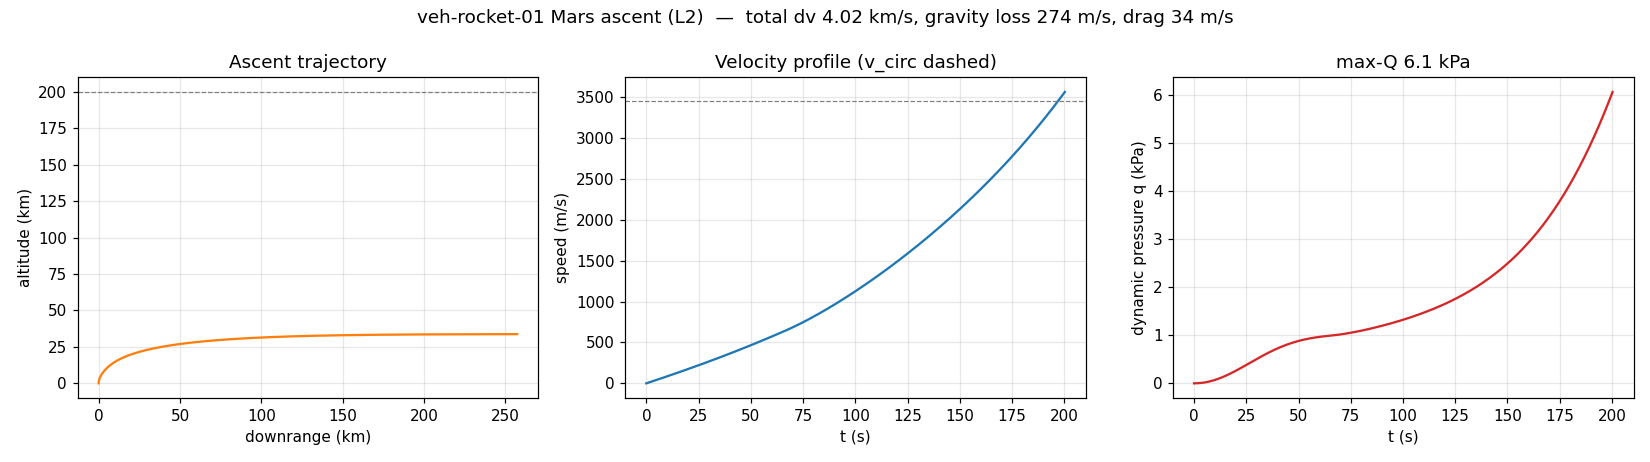

Python code for this plot:
#!/usr/bin/env python3
# -*- coding: utf-8 -*-
"""
L2 上升段轨迹仿真 —— veh-rocket-01 星舰火星升轨
================================================
2-DOF 变质量点质量,平面内绕火星球心积分:
  火星中心引力(1/r²) + 指数大气阻力 + 重力转弯推力程序,RK4 定步长。
目的:检验 EQUIPMENT.md §9 的 L1 理想 Δv,给出真实引力/阻力损失与升轨总 Δv。

坐标:火星球心为原点,发射点 (0, R);+x = 顺行(向东),+y = 天顶。
推力程序:垂直起飞 → 俯仰踢转 δ → 沿速度矢量重力转弯 → 远地点达标 MECO
          → 远地点解析圆化 Δv。
不含:火星自转(注记增益 ~240 m/s 未计)、晃动、姿控回路、三维平面外。
"""
import numpy as np

# ---- 火星常数 ----
MU   = 4.282837e13      # m^3/s^2
R    = 3.3895e6         # m
G0S  = MU / R**2        # 表面重力 ~3.73 m/s^2
RHO0 = 0.020           # kg/m^3 表面大气密度
HSC  = 11100.0         # m 大气标高
G0E  = 9.80665         # m/s^2 (Isp 基准)

# ---- 车辆(与 §9 一致)----
M_DRY   = 120_000.0    # kg 干重(含腿+瓦)
M_PAY   = 50_000.0     # kg 升轨载荷
M_PROP  = 400_000.0    # kg 升轨装填推进剂(非满箱1200t,升轨不需要)
ISP     = 375.0        # s 真空猛禽
N_ENG   = 3            # 升轨点 3 台真空版
F_ENG   = 2.30e6       # N 单机推力
CD      = 0.4          # 升轨迎风阻力系数(近似)
AREA    = np.pi * 4.5**2   # m^2 Ø9m 迎风面

F_TOT = N_ENG * F_ENG
MDOT  = F_TOT / (ISP * G0E)     # kg/s
TB    = M_PROP / MDOT           # 可用燃烧时长
TARGET_ALT = 200e3             # 目标圆轨高度

def deriv(s, thrust_on, u_hat):
    x, y, vx, vy, m = s
    r = np.hypot(x, y)
    rhat = np.array([x, y]) / r
    h = r - R
    v = np.array([vx, vy]); sp = np.hypot(vx, vy)
    # 引力
    ag = -MU / r**2 * rhat
    # 阻力
    rho = RHO0 * np.exp(-max(h, 0.0) / HSC)
    ad = np.zeros(2)
    if sp > 1e-3:
        ad = -0.5 * rho * CD * AREA * sp * v / m
    # 推力
    at = (F_TOT / m) * u_hat if thrust_on else np.zeros(2)
    a = ag + ad + at
    dm = -MDOT if thrust_on else 0.0
    return np.array([vx, vy, a[0], a[1], dm]), sp, h, rho

def apoapsis_alt(s):
    x, y, vx, vy, m = s
    r = np.hypot(x, y); v2 = vx*vx + vy*vy
    eps = v2/2 - MU/r
    if eps >= 0: return 1e12                # 逃逸/抛物
    a = -MU/(2*eps)
    hang = x*vy - y*vx
    e = np.sqrt(max(0.0, 1 + 2*eps*hang**2/MU**2))
    return a*(1+e) - R

def thrust_dir(s, t, t_pitch, pitch_dur, phi_final):
    """主动俯仰程序:俯仰角 φ(自当地水平起算,90°=垂直,0°=顺行水平)
    在 [t_pitch, t_pitch+pitch_dur] 从 90° 线性压到 φ_final,之后保持。"""
    x, y, vx, vy, m = s
    r = np.hypot(x, y)
    rhat = np.array([x, y]) / r                 # 当地天顶
    that = np.array([rhat[1], -rhat[0]])        # 当地水平顺行(+x 方向)
    if t < t_pitch:
        phi = np.pi/2
    elif t < t_pitch + pitch_dur:
        frac = (t - t_pitch) / pitch_dur
        phi = np.pi/2 + frac*(phi_final - np.pi/2)
    else:
        phi = phi_final
    return np.cos(phi)*that + np.sin(phi)*rhat

def run(t_pitch=8.0, pitch_dur=140.0, phi_final=np.deg2rad(2.0), dt=0.05, verbose=False, log=False):
    s = np.array([0.0, R, 0.0, 0.0, M_DRY + M_PAY + M_PROP])
    t = 0.0
    grav_loss = drag_loss = 0.0
    maxq = 0.0; maxq_alt = 0.0; max_acc = 0.0
    meco = None
    hist = [] if log else None
    while t < TB + 1e-9:
        thrust_on = (t < TB)
        u = thrust_dir(s, t, t_pitch, pitch_dur, phi_final)
        d1, sp, h, rho = deriv(s, thrust_on, u)
        # 损失累积(基于当前步)
        r = np.hypot(s[0], s[1]); rhat = np.array([s[0], s[1]]) / r
        if sp > 1e-3:
            singamma = (s[2]*rhat[0] + s[3]*rhat[1]) / sp   # sin(飞行路径角)
            grav_loss += (MU/r**2) * singamma * dt
            drag_loss += (0.5*rho*CD*AREA*sp*sp / s[4]) * dt
        q = 0.5*rho*sp*sp
        if q > maxq: maxq, maxq_alt = q, h
        if thrust_on: max_acc = max(max_acc, F_TOT/s[4])
        if log and (len(hist)==0 or t - hist[-1][0] >= 0.5):
            downrange = R * np.arctan2(s[0], s[1])      # 沿表面里程
            hist.append((t, h, downrange, sp, q))
        # RK4
        k1,_,_,_ = deriv(s, thrust_on, u)
        k2,_,_,_ = deriv(s + 0.5*dt*k1, thrust_on, u)
        k3,_,_,_ = deriv(s + 0.5*dt*k2, thrust_on, u)
        k4,_,_,_ = deriv(s + dt*k3, thrust_on, u)
        s = s + (dt/6)*(k1 + 2*k2 + 2*k3 + k4)
        t += dt
        # MECO:远地点达标即停推
        if thrust_on and apoapsis_alt(s) >= TARGET_ALT:
            meco = dict(t=t, m=s[4], alt=np.hypot(s[0],s[1])-R,
                        sp=np.hypot(s[2],s[3]), apo=apoapsis_alt(s))
            # 停推:把剩余燃烧时间清零
            TB_local = t
            break
    else:
        TB_local = TB
    if meco is None:
        meco = dict(t=t, m=s[4], alt=np.hypot(s[0],s[1])-R,
                    sp=np.hypot(s[2],s[3]), apo=apoapsis_alt(s))
    # 升轨燃烧提供的 Δv(齐奥尔科夫斯基,等于 ∫T/m dt)
    m0 = M_DRY + M_PAY + M_PROP
    dv_ascent = ISP*G0E*np.log(m0/meco['m'])
    prop_used = m0 - meco['m']
    # 远地点圆化 Δv(解析)
    x,y,vx,vy,m = s
    r = np.hypot(x,y); v2 = vx*vx+vy*vy; eps = v2/2 - MU/r
    a = -MU/(2*eps); hang = x*vy - y*vx
    e = np.sqrt(max(0.0,1+2*eps*hang**2/MU**2))
    r_apo = a*(1+e)
    v_apo = np.sqrt(MU*(2/r_apo - 1/a))
    v_circ_apo = np.sqrt(MU/r_apo)
    dv_circ = v_circ_apo - v_apo
    # 近地点(判断是否入轨/是否再入)
    r_peri = a*(1-e); peri_alt = r_peri - R
    # 圆化燃烧所需推进剂(第二次点火,以 MECO 后质量为起点)
    m_meco = meco['m']
    prop_circ = m_meco*(np.exp(dv_circ/(ISP*G0E)) - 1)
    prop_total = prop_used + prop_circ
    return dict(meco=meco, dv_ascent=dv_ascent, dv_circ=dv_circ,
                dv_total=dv_ascent+dv_circ, grav_loss=grav_loss, drag_loss=drag_loss,
                prop_used=prop_used, prop_circ=prop_circ, prop_total=prop_total,
                prop_margin=M_PROP-prop_total, feasible=prop_total <= M_PROP,
                r_apo_alt=r_apo-R, peri_alt=peri_alt,
                maxq=maxq, maxq_alt=maxq_alt, max_acc=max_acc,
                v_circ_target=np.sqrt(MU/(R+TARGET_ALT)),
                hist=np.array(hist) if log else None)

def tune():
    """扫俯仰程序(起始时刻/压转时长/终角),在可行解中找总 Δv 最小。"""
    best = None
    for tp in (6.0, 8.0, 10.0):
        for pd in np.arange(60.0, 190.01, 10.0):
            for phid in np.arange(0.0, 20.01, 2.0):
                r = run(t_pitch=tp, pitch_dur=pd, phi_final=np.deg2rad(phid))
                if r['r_apo_alt'] < TARGET_ALT - 5e3: continue
                if r['peri_alt'] < -50e3: continue      # 排除仍是抛物弹道的解
                if not r['feasible']: continue
                if best is None or r['dv_total'] < best[3]['dv_total']:
                    best = (tp, pd, phid, r)
    return best

if __name__ == "__main__":
    print("=== 车辆/发动机 ===")
    print(f"  m0={ (M_DRY+M_PAY+M_PROP)/1000:.0f} t (干{M_DRY/1000:.0f}+载{M_PAY/1000:.0f}+推进剂{M_PROP/1000:.0f})")
    print(f"  推力 {F_TOT/1e6:.1f} MN ×{N_ENG}RVac, Isp {ISP:.0f}s, mdot {MDOT:.0f} kg/s, 可燃烧 {TB:.0f}s")
    print(f"  起飞 T/W = {F_TOT/((M_DRY+M_PAY+M_PROP)*G0S):.2f}")
    print(f"  目标 {TARGET_ALT/1e3:.0f} km 圆轨 v_circ = {np.sqrt(MU/(R+TARGET_ALT)):.0f} m/s")
    res = tune()
    if res is None:
        print("\n[!] 未找到可行解,尝试放宽装填或目标高度。")
        raise SystemExit(1)
    tp, pd, phid, r = res
    m = r['meco']
    print(f"\n=== 最优俯仰程序(起转 t={tp:.0f}s,压转 {pd:.0f}s,终角 {phid:.0f}°;目标=总Δv最小) ===")
    print(f"  MECO: t={m['t']:.0f}s  高度={m['alt']/1e3:.1f} km  速度={m['sp']:.0f} m/s")
    print(f"  转移椭圆: 远地点 {r['r_apo_alt']/1e3:.0f} km / 近地点 {r['peri_alt']/1e3:.1f} km")
    print(f"  max-Q {r['maxq']:.0f} Pa @ {r['maxq_alt']/1e3:.1f} km   峰值加速度 {r['max_acc']/G0S:.1f} g_mars")
    print(f"\n=== Δv 分解(两次点火:升轨 + 远地点圆化) ===")
    print(f"  升轨燃烧提供 Δv = {r['dv_ascent']:.0f} m/s   (用推进剂 {r['prop_used']/1000:.0f} t)")
    print(f"  远地点圆化   Δv = {r['dv_circ']:.0f} m/s   (用推进剂 {r['prop_circ']/1000:.0f} t)")
    print(f"  ─────────────────────────")
    print(f"  升轨总 Δv       = {r['dv_total']:.0f} m/s = {r['dv_total']/1000:.2f} km/s")
    print(f"    ├ 引力损失 = {r['grav_loss']:.0f} m/s")
    print(f"    └ 阻力损失 = {r['drag_loss']:.0f} m/s  (火星稀薄大气)")
    print(f"  推进剂合计 {r['prop_total']/1000:.0f} t / 装填 {M_PROP/1000:.0f} t (余 {r['prop_margin']/1000:.0f} t)")
    print(f"\n=== 对照 L1 ===")
    print(f"  L1 理想(§9): 火表→低火轨 ~3.9 km/s(纯理想,零损失)")
    print(f"  L2 真实(本次): {r['dv_total']/1000:.2f} km/s = 理想轨速 {r['v_circ_target']:.0f} m/s + 引力损失 {r['grav_loss']:.0f} m/s + 圆化/抬轨")
    print(f"  → L1 的 3.9 km/s 系统性偏乐观 ~{(r['dv_total']-3900):.0f} m/s(主因引力损失)")
    print(f"  注:未计火星自转顺行增益(~240 m/s),计入后净需求再降。")
    print(f"  注:max-Q 仅 {r['maxq']/1e3:.1f} kPa(地球发射 ~30-40 kPa)→ 火星稀薄大气允许低平省Δv弹道,无结构Q惩罚。")

    # ---- 轨迹出图 ----
    try:
        import matplotlib
        matplotlib.use("Agg")
        import matplotlib.pyplot as plt
        rp = run(t_pitch=tp, pitch_dur=pd, phi_final=np.deg2rad(phid), log=True)
        H = rp['hist']   # t, alt, downrange, speed, q
        fig, ax = plt.subplots(1, 3, figsize=(15, 4.2))
        ax[0].plot(H[:,2]/1e3, H[:,1]/1e3, 'C1'); ax[0].axhline(TARGET_ALT/1e3, ls='--', c='gray', lw=.8)
        ax[0].set_xlabel('downrange (km)'); ax[0].set_ylabel('altitude (km)'); ax[0].set_title('Ascent trajectory'); ax[0].grid(alpha=.3)
        ax[1].plot(H[:,0], H[:,3], 'C0'); ax[1].axhline(r['v_circ_target'], ls='--', c='gray', lw=.8)
        ax[1].set_xlabel('t (s)'); ax[1].set_ylabel('speed (m/s)'); ax[1].set_title('Velocity profile (v_circ dashed)'); ax[1].grid(alpha=.3)
        ax[2].plot(H[:,0], H[:,4]/1e3, 'C3')
        ax[2].set_xlabel('t (s)'); ax[2].set_ylabel('dynamic pressure q (kPa)'); ax[2].set_title(f'max-Q {r["maxq"]/1e3:.1f} kPa'); ax[2].grid(alpha=.3)
        fig.suptitle(f'veh-rocket-01 Mars ascent (L2)  —  total dv {r["dv_total"]/1000:.2f} km/s, gravity loss {r["grav_loss"]:.0f} m/s, drag {r["drag_loss"]:.0f} m/s')
        fig.tight_layout()
        out = "scripts/sim_ascent_veh_rocket_01.png"
        fig.savefig(out, dpi=110)
        print(f"\n轨迹图已存:{out}")
    except Exception as ex:
        print(f"\n[出图跳过] {ex}")
